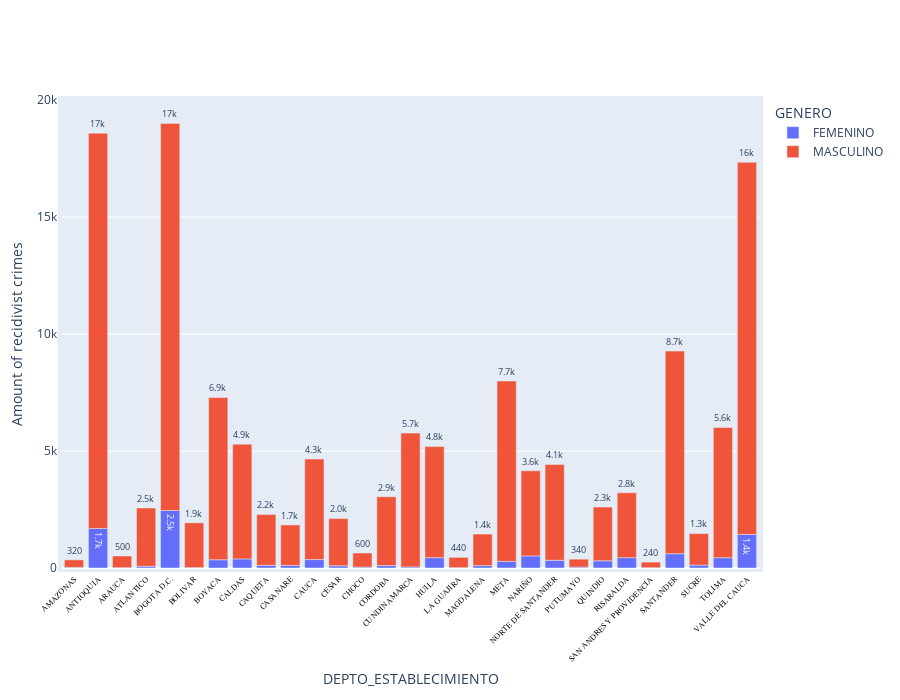

The notebook cell this image was saved under:
### Code cell
fig = px.bar(df_geo_gen, x='DEPTO_ESTABLECIMIENTO', y='INTERNOEN',
             hover_data=["GENERO",'DEPTO_ESTABLECIMIENTO'], color='GENERO',
             labels={'INTERNOEN':'Amount of recidivist crimes'}, barmode='relative', text="INTERNOEN")
fig.update_traces(texttemplate='%{text:.2s}', textposition='outside')
fig.update_layout(uniformtext_minsize=6, uniformtext_mode='hide', xaxis_tickangle=-45, showlegend=True, autosize=False,
                 width=900, height=700, margin=dict(l=50, r=50, b=100, t=100, pad=4 ))
fig.update_xaxes( tickfont=dict(family='Rockwell', color='black', size=8)) #tickangle=45,

fig.show()

### Figure 1 — Plotly figure (JSON) as saved in the notebook; plotly's stock layout.template omitted (floating-point values rounded to 4 significant figures)
{"data": [{"alignmentgroup": "True", "customdata": [["FEMENINO", "AMAZONAS"], ["FEMENINO", "ANTIOQUIA"], ["FEMENINO", "ARAUCA"], ["FEMENINO", "ATLANTICO"], ["FEMENINO", "BOGOTA D.C."], ["FEMENINO", "BOLIVAR"], ["FEMENINO", "BOYACA"], ["FEMENINO", "CALDAS"], ["FEMENINO", "CAQUETA"], ["FEMENINO", "CASANARE"], ["FEMENINO", "CAUCA"], ["FEMENINO", "CESAR"], ["FEMENINO", "CHOCO"], ["FEMENINO", "CORDOBA"], ["FEMENINO", "CUNDINAMARCA"], ["FEMENINO", "HUILA"], ["FEMENINO", "LA GUAJIRA"], ["FEMENINO", "MAGDALENA"], ["FEMENINO", "META"], ["FEMENINO", "NARIÑO"], ["FEMENINO", "NORTE DE SANTANDER"], ["FEMENINO", "PUTUMAYO"], ["FEMENINO", "QUINDIO"], ["FEMENINO", "RISARALDA"], ["FEMENINO", "SAN ANDRES Y PROVIDENCIA"], ["FEMENINO", "SANTANDER"], ["FEMENINO", "SUCRE"], ["FEMENINO", "TOLIMA"], ["FEMENINO", "VALLE DEL CAUCA"]], "hovertemplate": "GENERO=%{customdata[0]}<br>DEPTO_ESTABLECIMIENTO=%{customdata[1]}<br>Amount of recidivist crimes=%{text}<extra></extra>", "legendgroup": "FEMENINO", "marker": {"color": "#636efa"}, "name": "FEMENINO", "offsetgroup": "FEMENINO", "orientation": "v", "showlegend": true, "text": [26, 1691, 14, 73, 2459, 17, 353, 390, 116, 112, 361, 91, 38, 103, 46, 442, 15, 101, 283, 518, 329, 39, 308, 443, 11, 610, 125, 440, 1436], "textposition": "outside", "texttemplate": "%{text:.2s}", "type": "bar", "x": ["AMAZONAS", "ANTIOQUIA", "ARAUCA", "ATLANTICO", "BOGOTA D.C.", "BOLIVAR", "BOYACA", "CALDAS", "CAQUETA", "CASANARE", "CAUCA", "CESAR", "CHOCO", "CORDOBA", "CUNDINAMARCA", "HUILA", "LA GUAJIRA", "MAGDALENA", "META", "NARIÑO", "NORTE DE SANTANDER", "PUTUMAYO", "QUINDIO", "RISARALDA", "SAN ANDRES Y PROVIDENCIA", "SANTANDER", "SUCRE", "TOLIMA", "VALLE DEL CAUCA"], "xaxis": "x", "y": [26, 1691, 14, 73, 2459, 17, 353, 390, 116, 112, 361, 91, 38, 103, 46, 442, 15, 101, 283, 518, 329, 39, 308, 443, 11, 610, 125, 440, 1436], "yaxis": "y"}, {"alignmentgroup": "True", "customdata": [["MASCULINO", "AMAZONAS"], ["MASCULINO", "ANTIOQUIA"], ["MASCULINO", "ARAUCA"], ["MASCULINO", "ATLANTICO"], ["MASCULINO", "BOGOTA D.C."], ["MASCULINO", "BOLIVAR"], ["MASCULINO", "BOYACA"], ["MASCULINO", "CALDAS"], ["MASCULINO", "CAQUETA"], ["MASCULINO", "CASANARE"], ["MASCULINO", "CAUCA"], ["MASCULINO", "CESAR"], ["MASCULINO", "CHOCO"], ["MASCULINO", "CORDOBA"], ["MASCULINO", "CUNDINAMARCA"], ["MASCULINO", "HUILA"], ["MASCULINO", "LA GUAJIRA"], ["MASCULINO", "MAGDALENA"], ["MASCULINO", "META"], ["MASCULINO", "NARIÑO"], ["MASCULINO", "NORTE DE SANTANDER"], ["MASCULINO", "PUTUMAYO"], ["MASCULINO", "QUINDIO"], ["MASCULINO", "RISARALDA"], ["MASCULINO", "SAN ANDRES Y PROVIDENCIA"], ["MASCULINO", "SANTANDER"], ["MASCULINO", "SUCRE"], ["MASCULINO", "TOLIMA"], ["MASCULINO", "VALLE DEL CAUCA"]], "hovertemplate": "GENERO=%{customdata[0]}<br>DEPTO_ESTABLECIMIENTO=%{customdata[1]}<br>Amount of recidivist crimes=%{text}<extra></extra>", "legendgroup": "MASCULINO", "marker": {"color": "#EF553B"}, "name": "MASCULINO", "offsetgroup": "MASCULINO", "orientation": "v", "showlegend": true, "text": [323, 16900, 499, 2491, 16549, 1914, 6934, 4906, 2169, 1729, 4296, 2022, 603, 2942, 5721, 4750, 441, 1351, 7713, 3638, 4092, 339, 2296, 2772, 241, 8664, 1347, 5566, 15910], "textposition": "outside", "texttemplate": "%{text:.2s}", "type": "bar", "x": ["AMAZONAS", "ANTIOQUIA", "ARAUCA", "ATLANTICO", "BOGOTA D.C.", "BOLIVAR", "BOYACA", "CALDAS", "CAQUETA", "CASANARE", "CAUCA", "CESAR", "CHOCO", "CORDOBA", "CUNDINAMARCA", "HUILA", "LA GUAJIRA", "MAGDALENA", "META", "NARIÑO", "NORTE DE SANTANDER", "PUTUMAYO", "QUINDIO", "RISARALDA", "SAN ANDRES Y PROVIDENCIA", "SANTANDER", "SUCRE", "TOLIMA", "VALLE DEL CAUCA"], "xaxis": "x", "y": [323, 16900, 499, 2491, 16549, 1914, 6934, 4906, 2169, 1729, 4296, 2022, 603, 2942, 5721, 4750, 441, 1351, 7713, 3638, 4092, 339, 2296, 2772, 241, 8664, 1347, 5566, 15910], "yaxis": "y"}], "layout": {"autosize": false, "barmode": "relative", "height": 700, "legend": {"title": {"text": "GENERO"}, "tracegroupgap": 0}, "margin": {"b": 100, "l": 50, "pad": 4, "r": 50, "t": 100}, "showlegend": true, "uniformtext": {"minsize": 6, "mode": "hide"}, "width": 900, "xaxis": {"anchor": "y", "domain": [0, 1], "tickangle": -45, "tickfont": {"color": "black", "family": "Rockwell", "size": 8}, "title": {"text": "DEPTO_ESTABLECIMIENTO"}}, "yaxis": {"anchor": "x", "domain": [0, 1], "title": {"text": "Amount of recidivist crimes"}}}}
